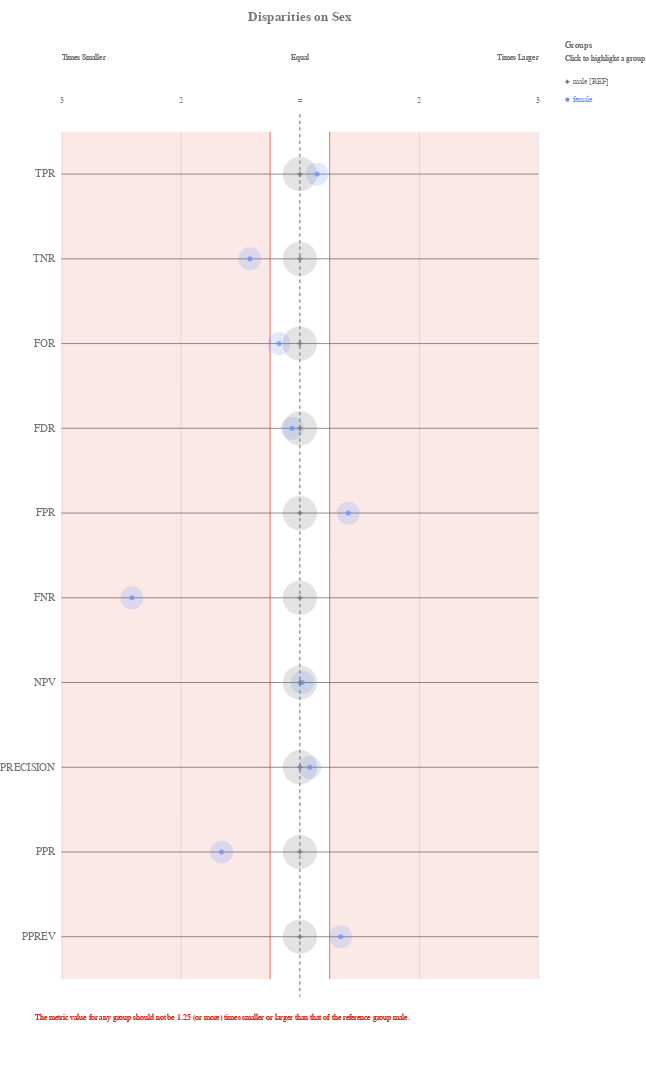

Notebook cell for this chart:
### Markdown cell above
### Check for disparities in Sex

### Code cell
ap.disparity(bdf, metrics, 'Sex', fairness_threshold = disparity_tolerance)
